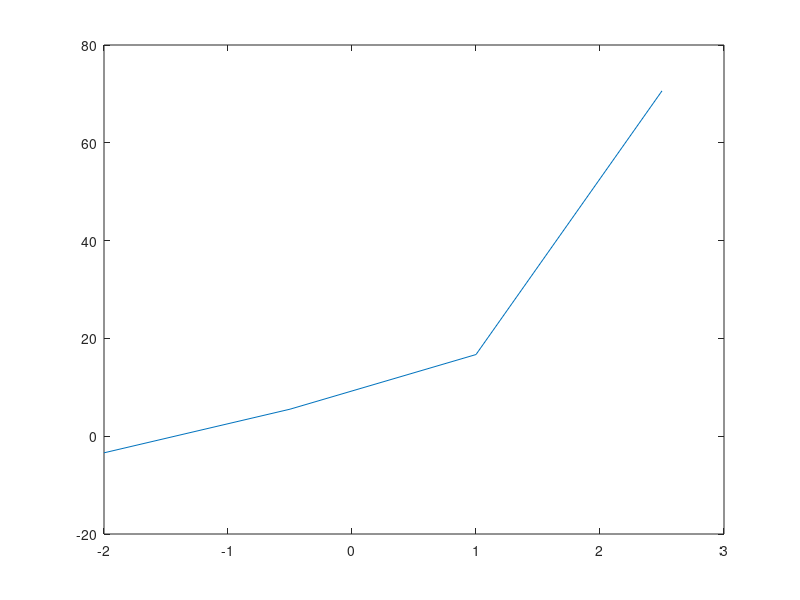

Recreate this plot in MATLAB.
x = [-2 -0.5 1 2.5];
% syms a b c d;
f = @(x) a.*x.^3 + b.*x.^2 + c.*x + d;
u = [-3.4 5.525 16.7 70.625];

figure;
plot(x, u);

x = [-2, -0.5, 1, 2.5];
y = [-3.4, 5.525, 16.7, 70.625];

p = polyfit(x, y, 3);

x = [-2, -0.5, 1, 2.5];
y = [-3.4, 5.525, 16.7, 70.625];

A = [x(1)^3 x(1)^2 x(1) 1; 
    x(2)^3 x(2)^2 x(2) 1; 
    x(3)^3 x(3)^2 x(3) 1;
    x(4)^3 x(4)^2 x(4) 1];

constants = A\y';

disp('The constants [a b c d] are: ')
disp(constants)